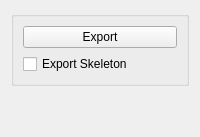
       <widget class="QWidget" name="ExportTab">
        <property name="toolTip">
         <string>export (burn time, skeleton)</string>
        </property>
        <attribute name="title">
         <string>Export</string>
        </attribute>
        <layout class="QGridLayout" name="gridLayout_29">
         <item row="0" column="0">
          <widget class="QGroupBox" name="exportGroup">
           <property name="title">
            <string/>
           </property>
           <layout class="QGridLayout" name="gridLayout_13">
            <item row="1" column="0">
             <widget class="QCheckBox" name="ExportSkelBox">
              <property name="text">
               <string>Export Skeleton</string>
              </property>
             </widget>
            </item>
            <item row="0" column="0">
             <widget class="QPushButton" name="exportBtn">
              <property name="text">
               <string>Export</string>
              </property>
             </widget>
            </item>
           </layout>
          </widget>
         </item>
         <item row="1" column="0">
          <spacer name="verticalSpacer_7">
           <property name="orientation">
            <enum>Qt::Vertical</enum>
           </property>
           <property name="sizeHint" stdset="0">
            <size>
             <width>20</width>
             <height>40</height>
            </size>
           </property>
          </spacer>
         </item>
        </layout>
       </widget>
